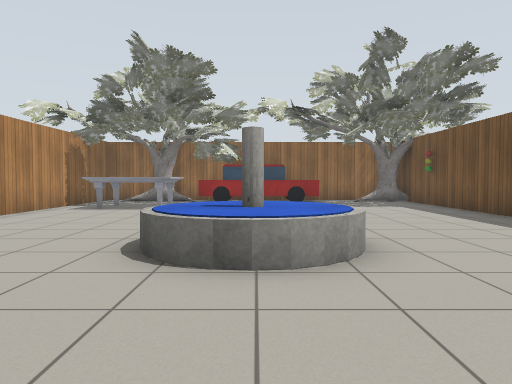
[1] (above)

19 first-person views from a walk through a world built for the Gazebo simulator. The camera is 0.9 m above the floor, tilts 2° down and sees 70° across. The floor is counted in squares, 1 m on a side. Each view is taken from the middle of a square. On the plan, view 1 faces up. The plan holds only what a view shows up to about 12 squares ahead; the rest is blank. Gazebo's built-in surfaces are drawn with simple patterns. Simple shapes stand in for some stock models.

[2]
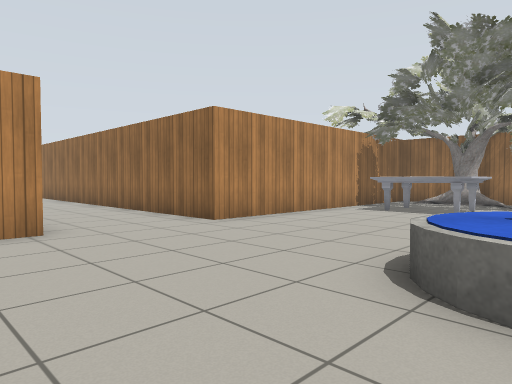

[3]
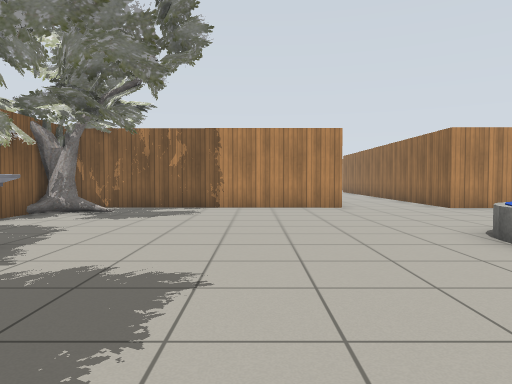

[4]
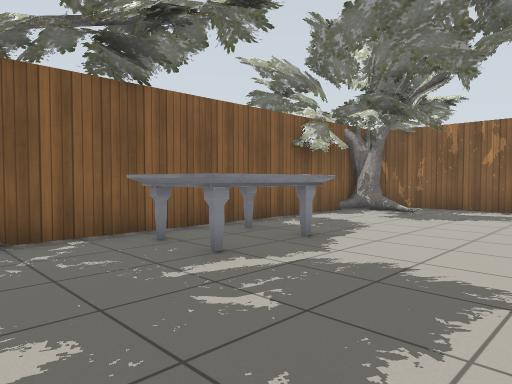

[5]
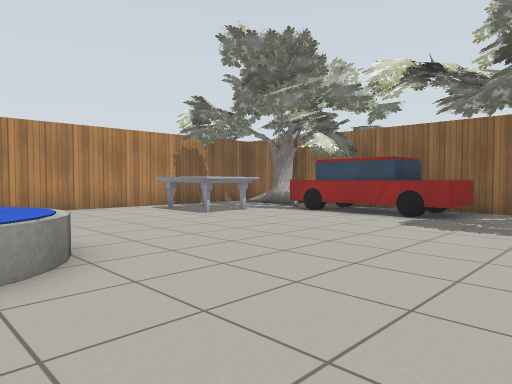

[6]
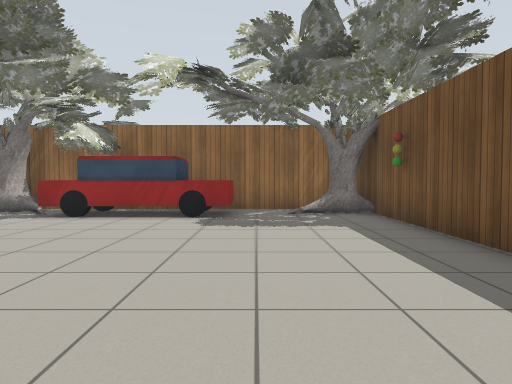

[7]
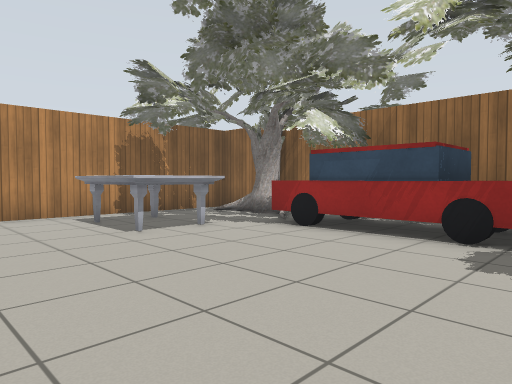

[8]
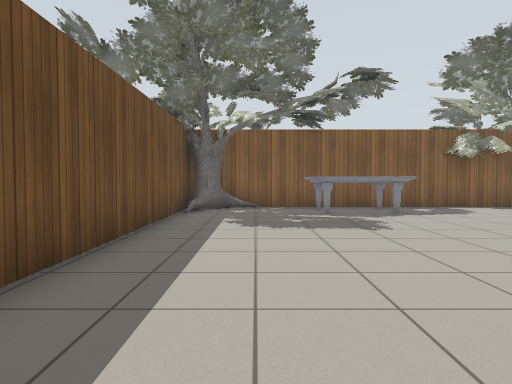

[9]
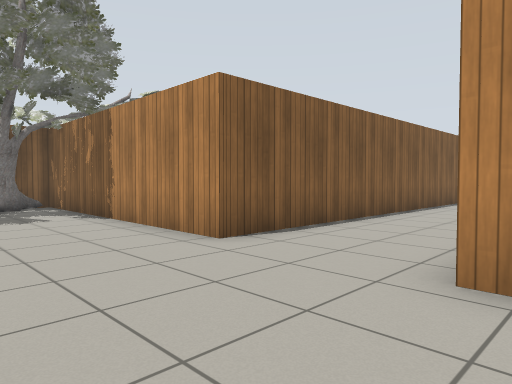

[10]
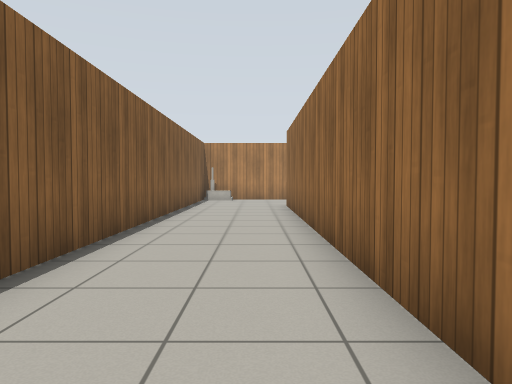

[11]
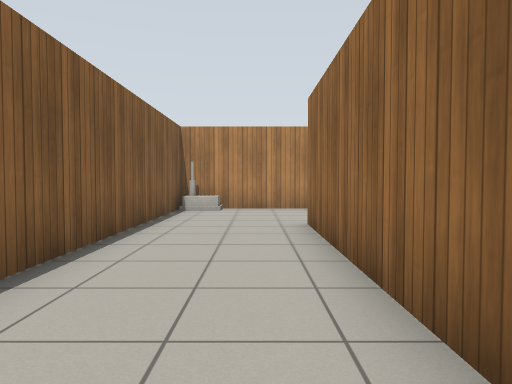

[12]
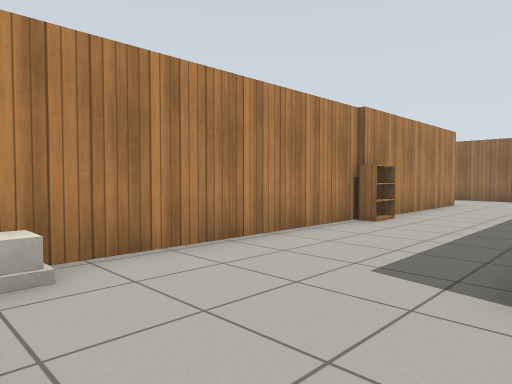

[13]
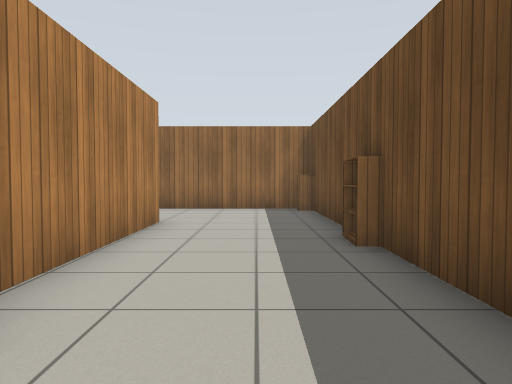

[14]
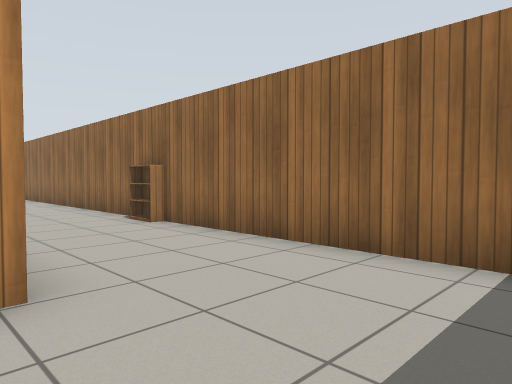

[15]
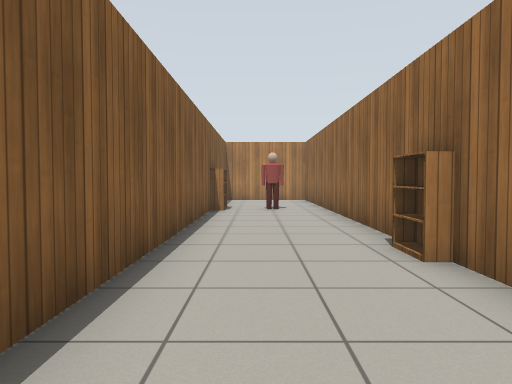

[16]
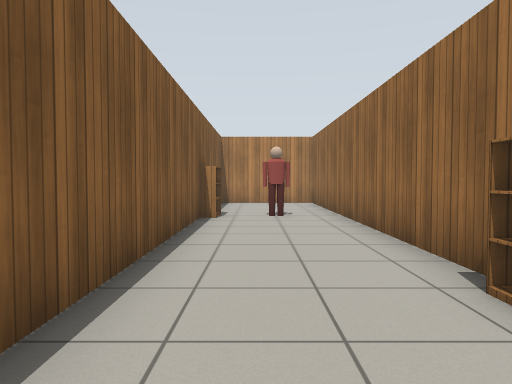

[17]
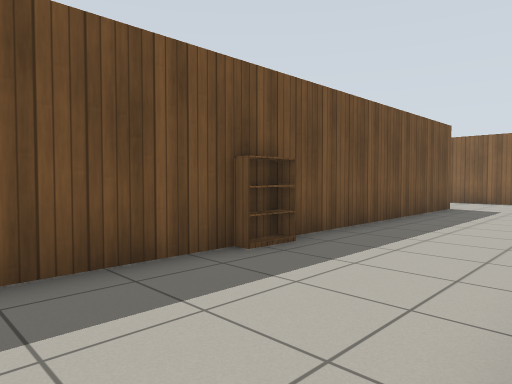

[18]
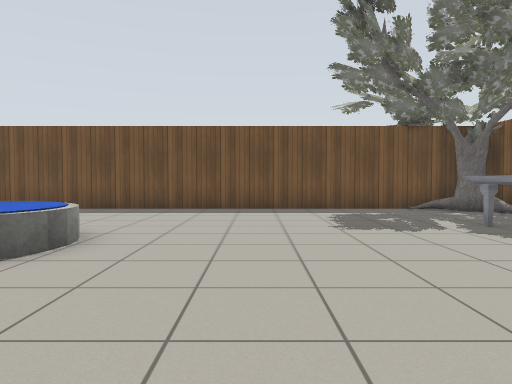

[19]
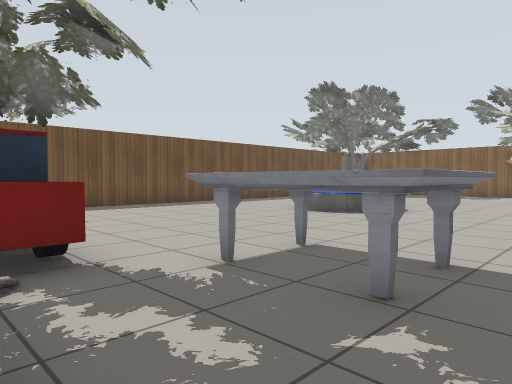

### Floor plan
Points are (right, up) in squares from view 1. A wall is a line through its corners. A room is listed if a view was taken in it or the views show most of it. See-through windows are left out.
Room 1 (views 1, 2, 3, 4, 5, 6, 7, 8, 9, 10, 11, 12, 13, 14, 15, 16, 17, 18, 19)
walls: (-6.4, 15.7) (-6.4, 6) (-20.3, 6) (-20.3, 20.1) (-37.5, 20.1); (6.1, 13.4) (6.1, 15.9) (-6.1, 15.9); (-23.3, 2.7) (-6.5, 2.7) (-6.5, -5.8) (6.1, -5.8) (6.1, 12.4); (-24.2, 10.4) (-24.2, 3.4); (-24, 16.7) (-24, 11.4); (-37.4, 16.7) (-25.8, 16.7)
ways out: opening at (-23, 3)
objects: bookshelf (-35, 17); person (-35, 18) to (-35, 19); bookshelf (-28, 20); bookshelf (-24, 11); cabinet (-21, 20); oak tree (-5, -5); marble table (-5, 11) to (-3, 12); oak tree (-5, 13) to (-1, 15); oak tree (-3, -5); car (-2, 14); fountain (-1, 4) to (1, 6); marble table (0, -5) to (2, -4); car (1, 14) to (2, 15); oak tree (5, -5); oak tree (5, 15)

Positions as (right, up) in squares from view 1, and headings:
1: (0, 0), facing up
2: (0, 1), facing up-left
3: (5, 0), facing left
4: (5, 0), facing down-left
5: (5, 5), facing up-left
6: (3, 5), facing up
7: (3, 8), facing up-left
8: (4, 6), facing down
9: (-3, 7), facing down-left
10: (-8, 5), facing left
11: (-13, 5), facing left
12: (-20, 3), facing up-left
13: (-22, 9), facing up
14: (-21, 16), facing up-left
15: (-24, 18), facing left
16: (-26, 18), facing left
17: (-24, 18), facing down-right
18: (-5, 1), facing right
19: (-6, 15), facing down-right
